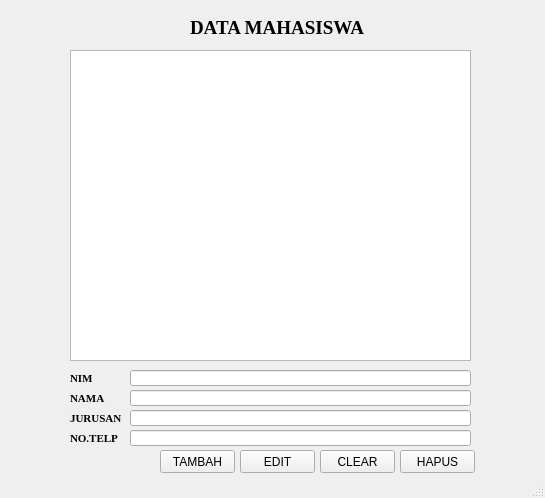
<?xml version="1.0" encoding="UTF-8"?>
<ui version="4.0">
 <class>MainWindow</class>
 <widget class="QMainWindow" name="MainWindow">
  <property name="geometry">
   <rect>
    <x>0</x>
    <y>0</y>
    <width>545</width>
    <height>498</height>
   </rect>
  </property>
  <property name="windowTitle">
   <string>MainWindow</string>
  </property>
  <widget class="QWidget" name="centralwidget">
   <widget class="QTextEdit" name="textEdit">
    <property name="geometry">
     <rect>
      <x>70</x>
      <y>50</y>
      <width>401</width>
      <height>311</height>
     </rect>
    </property>
   </widget>
   <widget class="QLabel" name="label">
    <property name="geometry">
     <rect>
      <x>190</x>
      <y>20</y>
      <width>181</width>
      <height>16</height>
     </rect>
    </property>
    <property name="font">
     <font>
      <family>Times New Roman</family>
      <pointsize>14</pointsize>
      <weight>75</weight>
      <bold>true</bold>
     </font>
    </property>
    <property name="text">
     <string>DATA MAHASISWA</string>
    </property>
   </widget>
   <widget class="QLabel" name="label_2">
    <property name="geometry">
     <rect>
      <x>70</x>
      <y>370</y>
      <width>41</width>
      <height>16</height>
     </rect>
    </property>
    <property name="font">
     <font>
      <family>Times New Roman</family>
      <pointsize>8</pointsize>
      <weight>75</weight>
      <bold>true</bold>
     </font>
    </property>
    <property name="text">
     <string>NIM</string>
    </property>
   </widget>
   <widget class="QLabel" name="label_3">
    <property name="geometry">
     <rect>
      <x>70</x>
      <y>410</y>
      <width>61</width>
      <height>16</height>
     </rect>
    </property>
    <property name="font">
     <font>
      <family>Times New Roman</family>
      <pointsize>8</pointsize>
      <weight>75</weight>
      <bold>true</bold>
     </font>
    </property>
    <property name="text">
     <string>JURUSAN</string>
    </property>
   </widget>
   <widget class="QLabel" name="label_4">
    <property name="geometry">
     <rect>
      <x>70</x>
      <y>430</y>
      <width>51</width>
      <height>16</height>
     </rect>
    </property>
    <property name="font">
     <font>
      <family>Times New Roman</family>
      <pointsize>8</pointsize>
      <weight>75</weight>
      <bold>true</bold>
     </font>
    </property>
    <property name="text">
     <string>NO.TELP</string>
    </property>
   </widget>
   <widget class="QLabel" name="label_5">
    <property name="geometry">
     <rect>
      <x>70</x>
      <y>390</y>
      <width>41</width>
      <height>16</height>
     </rect>
    </property>
    <property name="font">
     <font>
      <family>Times New Roman</family>
      <pointsize>8</pointsize>
      <weight>75</weight>
      <bold>true</bold>
     </font>
    </property>
    <property name="text">
     <string>NAMA</string>
    </property>
   </widget>
   <widget class="QLineEdit" name="lineEdit">
    <property name="geometry">
     <rect>
      <x>130</x>
      <y>370</y>
      <width>341</width>
      <height>16</height>
     </rect>
    </property>
   </widget>
   <widget class="QLineEdit" name="lineEdit_2">
    <property name="geometry">
     <rect>
      <x>130</x>
      <y>390</y>
      <width>341</width>
      <height>16</height>
     </rect>
    </property>
   </widget>
   <widget class="QLineEdit" name="lineEdit_3">
    <property name="geometry">
     <rect>
      <x>130</x>
      <y>410</y>
      <width>341</width>
      <height>16</height>
     </rect>
    </property>
   </widget>
   <widget class="QLineEdit" name="lineEdit_4">
    <property name="geometry">
     <rect>
      <x>130</x>
      <y>430</y>
      <width>341</width>
      <height>16</height>
     </rect>
    </property>
   </widget>
   <widget class="QPushButton" name="pushButton">
    <property name="geometry">
     <rect>
      <x>400</x>
      <y>450</y>
      <width>75</width>
      <height>23</height>
     </rect>
    </property>
    <property name="text">
     <string>HAPUS</string>
    </property>
   </widget>
   <widget class="QPushButton" name="pushButton_2">
    <property name="geometry">
     <rect>
      <x>320</x>
      <y>450</y>
      <width>75</width>
      <height>23</height>
     </rect>
    </property>
    <property name="text">
     <string>CLEAR</string>
    </property>
   </widget>
   <widget class="QPushButton" name="pushButton_3">
    <property name="geometry">
     <rect>
      <x>240</x>
      <y>450</y>
      <width>75</width>
      <height>23</height>
     </rect>
    </property>
    <property name="text">
     <string>EDIT</string>
    </property>
   </widget>
   <widget class="QPushButton" name="pushButton_4">
    <property name="geometry">
     <rect>
      <x>160</x>
      <y>450</y>
      <width>75</width>
      <height>23</height>
     </rect>
    </property>
    <property name="text">
     <string>TAMBAH</string>
    </property>
   </widget>
  </widget>
  <widget class="QStatusBar" name="statusbar"/>
 </widget>
 <resources/>
 <connections/>
</ui>
